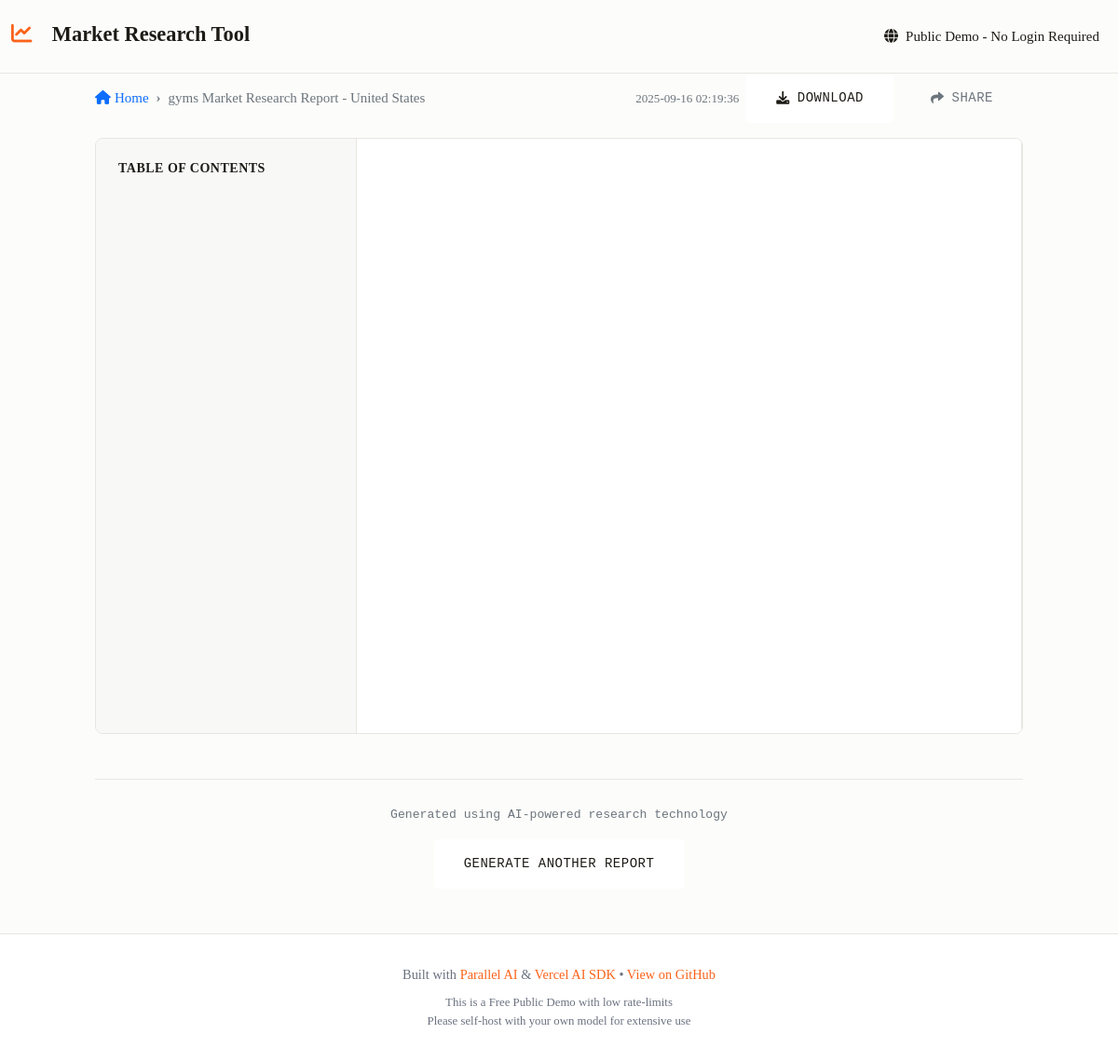
Screenshot of /report/gyms-market-research-report---united-states-1 with the database file from the repository.
### tables this page shows
CREATE TABLE reports (
            id TEXT PRIMARY KEY,
            user_id TEXT,
            user_session TEXT,
            title TEXT NOT NULL,
            slug TEXT UNIQUE NOT NULL,
            industry TEXT NOT NULL,
            geography TEXT,
            details TEXT,
            content TEXT NOT NULL,
            created_at TIMESTAMP DEFAULT CURRENT_TIMESTAMP,
            status TEXT DEFAULT 'completed',
            is_public INTEGER DEFAULT 1,
            author_name TEXT, basis TEXT, task_run_id TEXT,
            FOREIGN KEY (user_id) REFERENCES users (id)
        );

### app.py (the view)
@app.route('/report/<slug>')
def view_report(slug):
    report = get_report_by_slug(slug)
    if not report:
        return render_template('404.html'), 404
    return render_template('report.html', report=report)

### templates/report.html (shortened to what this page needs)
{% extends "base.html" %}
{% block content %}
<div class="row">
    <div class="col-lg-10 mx-auto">
        <div class="d-flex justify-content-between align-items-center mb-3">
            <div class="d-flex align-items-center gap-3">
                <nav aria-label="breadcrumb">
                    <ol class="breadcrumb mb-0">
                        <li class="breadcrumb-item">
                            <a href="{{ url_for('index') }}" class="text-decoration-none">
                                <i class="fas fa-home me-1"></i>Home
                            </a>
                        </li>
                        <li class="breadcrumb-item active">{{ report.title }}</li>
                    </ol>
                </nav>
            </div>
            <div class="d-flex align-items-center gap-2">
                <small class="text-muted">{{ report.created_at }}</small>
                <a href="{{ url_for('download_report', slug=report.slug) }}"
                   class="btn btn-outline-primary btn-sm">
                    <i class="fas fa-download"></i> Download
                </a>
                <button class="btn btn-outline-secondary btn-sm" onclick="copyReportUrl()">
                    <i class="fas fa-share"></i> Share
                </button>
            </div>
        </div>
        <div class="report-layout">
            <div class="toc-column">
                <div class="toc-container">
                    <h6 class="toc-title">Table of Contents</h6>
                </div>
            </div>
            <div class="report-column">
                <div class="report-container">
                </div>
            </div>
        </div>
        <div class="mt-5 pt-4 border-top text-center" style="border-color: var(--light-border) !important;">
            <small class="text-muted mono">
                Generated using AI-powered research technology
            </small>
            <div class="mt-3">
                <a href="{{ url_for('index') }}" class="btn btn-outline-primary btn-sm">
                    Generate Another Report
                </a>
            </div>
        </div>
    </div>
</div>
{% endblock %}

### static/css/style.css (style rules this page uses)
:root { --off-white: #fcfcfa; --index-black: #1d1b16; --neural: #d8d0bf; --signal: #fb631b; --light-border: #e8e6e1; --gray-text: #6b7280; --gray-bg: #f8f8f6; --primary-color: var(--signal); --primary-hover: #e55530; --primary-light: #fff2ee; --secondary-color: var(--gray-text); --success-color: #28a745; --warning-color: #ffc107; --danger-color: #dc3545; --info-color: #17a2b8; --light-color: #ffffff; --background-color: var(--off-white); --card-background: #ffffff; --text-primary: var(--index-black); --text-secondary: var(--gray-text); --border-color: var(--light-border); --shadow-light: 0 2px 4px rgba(0, 0, 0, 0.08); --shadow-medium: 0 4px 6px rgba(0, 0, 0, 0.1); --shadow-large: 0 10px 15px rgba(0, 0, 0, 0.1); }
body { font-family: 'Gerstner Programm', serif; font-weight: 500; background-color: var(--off-white); color: var(--index-black); line-height: 1.6; font-size: 15px; }
.mono { font-family: 'FT System Mono', monospace; line-height: 1.4; }
.secondary-btn, .btn-outline-primary { background: white; color: var(--index-black); border: 2px solid var(--neural); padding: 16px 32px; font-weight: 500; border-radius: 4px; text-decoration: none; font-size: 14px; text-transform: uppercase; letter-spacing: 0.5px; transition: all 0.2s ease; font-family: 'FT System Mono', monospace; display: inline-flex; align-items: center; justify-content: center; gap: 0.5rem; }
.btn { border-radius: 4px; font-weight: 500; transition: all 0.2s ease; padding: 16px 32px; border: none; text-decoration: none; display: inline-flex; align-items: center; justify-content: center; gap: 0.5rem; font-family: 'FT System Mono', monospace; font-size: 14px; text-transform: uppercase; letter-spacing: 0.5px; }
.breadcrumb { background: none; padding: 0; margin-bottom: 1rem; }
.breadcrumb-item + .breadcrumb-item::before { content: "›"; color: #6c757d; font-weight: bold; }

### templates/report.html (style rules this page uses)
.report-layout { display: flex; gap: 0; height: calc(100vh - 160px); border: 1px solid var(--light-border); border-radius: 8px; overflow: hidden; }
.toc-column { width: 280px; background: var(--gray-bg); border-right: 1px solid var(--light-border); flex-shrink: 0; }
.toc-container { padding: 1.5rem; height: 100%; overflow-y: auto; }
.toc-title { font-weight: 600; color: var(--index-black); margin-bottom: 1rem; font-size: 0.875rem; text-transform: uppercase; letter-spacing: 0.5px; }
.report-column { flex: 1; min-width: 0; }
.report-container { height: 100%; overflow-y: auto; padding: 2rem; background: white; }

### rows the page displays
reports: title "gyms Market Research Report - United States", created_at "2025-09-16 02:19:36"
